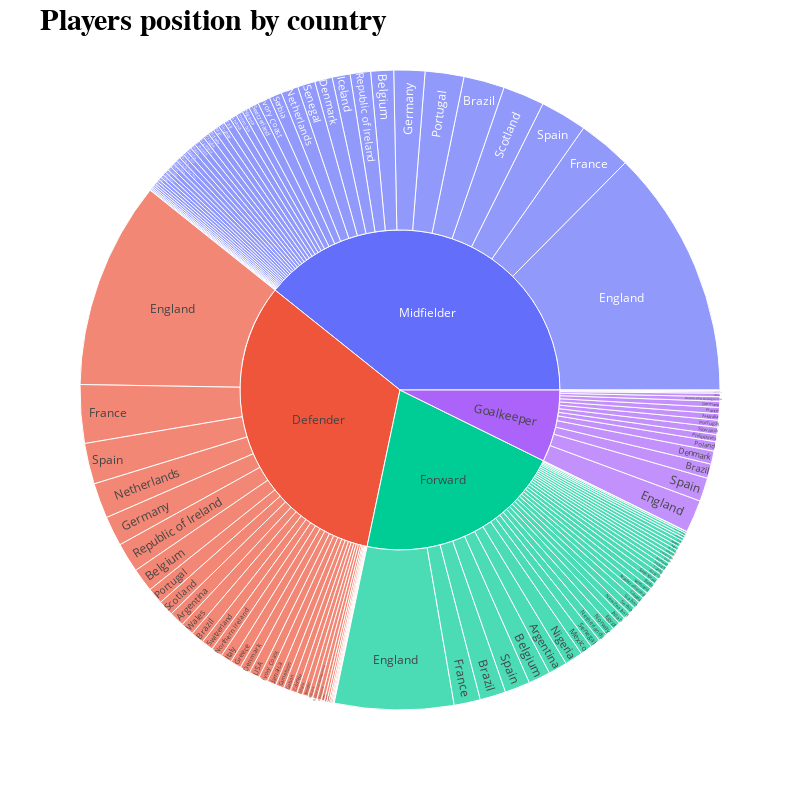

Write notebook code for a chart like this one.
### Code cell
fig = px.sunburst(player_appeared, 
                  path=['position', 'nationality'], 
                  values='appearances_overall', 
                  )
fig.update_layout(title_text='<b>Players position by country <b>', 
                  titlefont=dict(color='black', 
                            size=30, 
                            family="Courier New, monospace",),
                  width=800,
                  height=800,
                  )
fig.show()

### Figure 1 — Plotly figure (JSON) as saved in the notebook; plotly's stock layout.template omitted (floating-point values rounded to 4 significant figures; data arrays with more than 128 entries replaced by an {"elided": "..."} marker saying what was removed)
{"data": [{"branchvalues": "total", "domain": {"x": [0, 1], "y": [0, 1]}, "hovertemplate": "labels=%{label}<br>appearances_overall=%{value}<br>parent=%{parent}<br>id=%{id}<extra></extra>", "ids": {"elided": "141 str values"}, "labels": {"elided": "141 str values"}, "name": "", "parents": {"elided": "141 str values"}, "type": "sunburst", "values": {"elided": "141 int values"}}], "layout": {"height": 800, "legend": {"tracegroupgap": 0}, "margin": {"t": 60}, "title": {"font": {"color": "black", "family": "Courier New, monospace", "size": 30}, "text": "<b>Players position by country <b>"}, "width": 800}}
